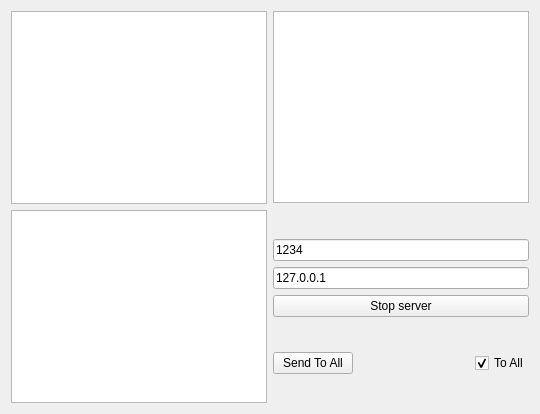
<?xml version="1.0" encoding="UTF-8"?>
<ui version="4.0">
 <class>Dialog</class>
 <widget class="QWidget" name="Dialog">
  <property name="geometry">
   <rect>
    <x>0</x>
    <y>0</y>
    <width>540</width>
    <height>414</height>
   </rect>
  </property>
  <property name="sizePolicy">
   <sizepolicy hsizetype="Fixed" vsizetype="Fixed">
    <horstretch>0</horstretch>
    <verstretch>0</verstretch>
   </sizepolicy>
  </property>
  <property name="minimumSize">
   <size>
    <width>540</width>
    <height>414</height>
   </size>
  </property>
  <property name="maximumSize">
   <size>
    <width>540</width>
    <height>414</height>
   </size>
  </property>
  <property name="windowTitle">
   <string>Server</string>
  </property>
  <layout class="QGridLayout" name="gridLayout">
   <item row="0" column="0">
    <layout class="QVBoxLayout" name="verticalLayout_3">
     <item>
      <layout class="QHBoxLayout" name="horizontalLayout_3">
       <item>
        <widget class="QListWidget" name="lwLog">
         <property name="sizePolicy">
          <sizepolicy hsizetype="Expanding" vsizetype="Expanding">
           <horstretch>0</horstretch>
           <verstretch>0</verstretch>
          </sizepolicy>
         </property>
         <property name="selectionRectVisible">
          <bool>false</bool>
         </property>
        </widget>
       </item>
       <item>
        <widget class="QListWidget" name="lwUsers">
         <property name="sizePolicy">
          <sizepolicy hsizetype="Minimum" vsizetype="Fixed">
           <horstretch>0</horstretch>
           <verstretch>0</verstretch>
          </sizepolicy>
         </property>
         <property name="selectionMode">
          <enum>QAbstractItemView::MultiSelection</enum>
         </property>
         <property name="sortingEnabled">
          <bool>true</bool>
         </property>
        </widget>
       </item>
      </layout>
     </item>
     <item>
      <layout class="QHBoxLayout" name="horizontalLayout_2">
       <item>
        <widget class="QPlainTextEdit" name="pteMessage">
         <property name="plainText">
          <string/>
         </property>
        </widget>
       </item>
       <item>
        <layout class="QVBoxLayout" name="verticalLayout_2">
         <item>
          <layout class="QVBoxLayout" name="verticalLayout">
           <item>
            <widget class="QLineEdit" name="lePort">
             <property name="text">
              <string>1234</string>
             </property>
            </widget>
           </item>
           <item>
            <widget class="QLineEdit" name="leHost">
             <property name="text">
              <string>127.0.0.1</string>
             </property>
            </widget>
           </item>
           <item>
            <widget class="QPushButton" name="pbStartStop">
             <property name="text">
              <string>Stop server</string>
             </property>
             <property name="checkable">
              <bool>true</bool>
             </property>
             <property name="checked">
              <bool>false</bool>
             </property>
            </widget>
           </item>
          </layout>
         </item>
         <item>
          <layout class="QHBoxLayout" name="horizontalLayout">
           <item>
            <widget class="QPushButton" name="pbSend">
             <property name="text">
              <string>Send To All</string>
             </property>
            </widget>
           </item>
           <item>
            <spacer name="horizontalSpacer">
             <property name="orientation">
              <enum>Qt::Horizontal</enum>
             </property>
             <property name="sizeHint" stdset="0">
              <size>
               <width>40</width>
               <height>20</height>
              </size>
             </property>
            </spacer>
           </item>
           <item>
            <widget class="QCheckBox" name="cbToAll">
             <property name="text">
              <string>To All</string>
             </property>
             <property name="shortcut">
              <string/>
             </property>
             <property name="checked">
              <bool>true</bool>
             </property>
             <property name="tristate">
              <bool>false</bool>
             </property>
            </widget>
           </item>
          </layout>
         </item>
        </layout>
       </item>
      </layout>
     </item>
    </layout>
   </item>
  </layout>
 </widget>
 <resources/>
 <connections/>
</ui>
